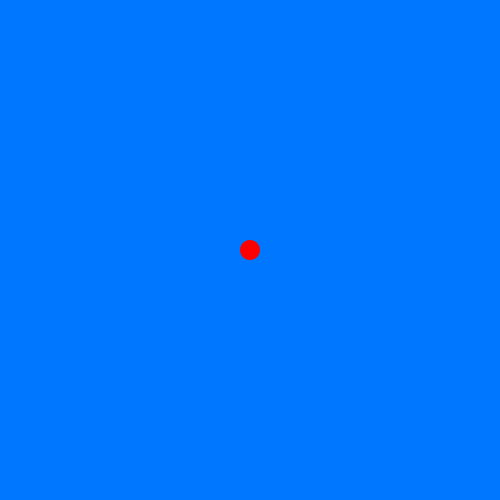
Frame 1 (no input)
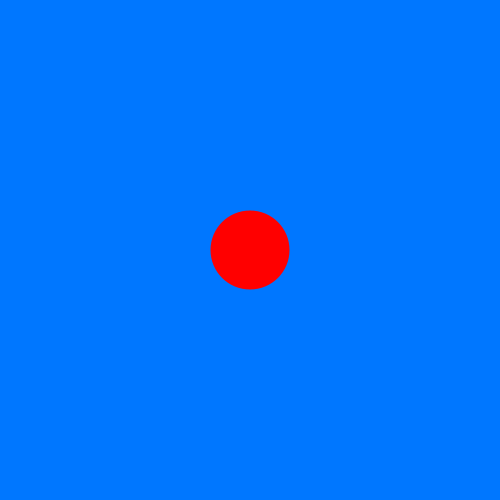
Frame 60 (the mouse pressed at the canvas centre just before this capture)
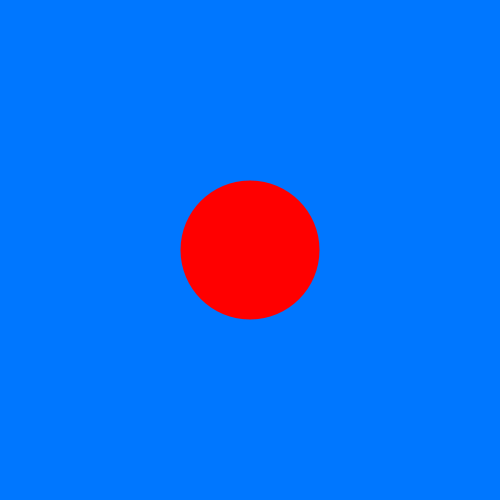
Frame 120 (the mouse held since frame 60 and released just before this capture)

The Processing sketch that drew these frames (run headless with seeded random() and noise(); from frame 60 on, the mouse is pressed at the canvas centre):

// Processing sketch: wk02_ex04_modifyingVars
// ── wk02_ex04_modifyingVars.pde
//wk02_ex04_modifyingVariables
//modifying variable values in the draw loop

//declare variables before setup
//use short identifiable words or abbreviations
//when you do this you are creating global variables
//you must declare the type of data the variable will hold

//these are all float type values which stands for floating point 
//number(a number with a decimal point)

float h=150;//variable for hue
float s=255;//variable for saturation
float b=255;//variable for brightness

float xpos=250;//variable for x-position
float ypos=250;//variable for y-position

float wide=20;//variable for width

void setup(){
  size(500,500);
  //colorMode is HSB(Hue, Saturation, Brightness)
  //values from 0-255 for each
  colorMode(HSB);
}

void draw(){
  //background is controlled by 
  background(h,s,b);
  fill(255,255,255);
  noStroke();
  ellipse(xpos, ypos, wide, wide);
  //increase value of 'wide' by 1 through each loop 
  wide=wide+1;
  //print value of wide
  print("wide=");
  println(wide);
  
}
